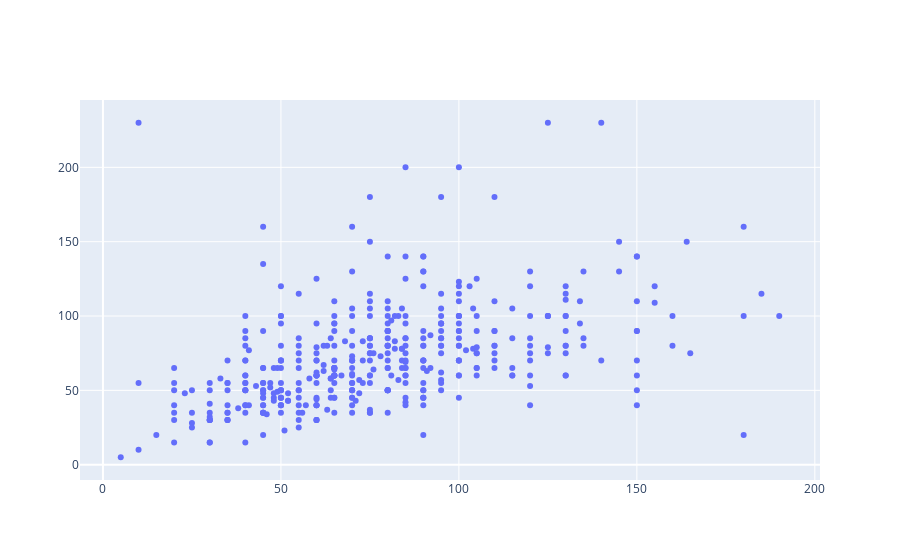

Here is the notebook cell this chart was saved with:
### Code cell
# Attack/defense of first 3 generations
scatter = go.Scatter(
    x = df[df['Generation'] < 4]['Attack'],
    y = df[df['Generation'] < 4]['Defense'],
    mode='markers'
)
fig = go.Figure(data=scatter);
fig.show()

### Figure 1 — Plotly figure (JSON) as saved in the notebook; plotly's stock layout.template omitted (floating-point values rounded to 4 significant figures; data arrays with more than 128 entries replaced by an {"elided": "..."} marker saying what was removed)
{"data": [{"mode": "markers", "type": "scatter", "x": {"elided": "432 int values"}, "y": {"elided": "432 int values"}}], "layout": {"autosize": true, "xaxis": {"autorange": true, "range": [-7.41, 202.4], "type": "linear"}, "yaxis": {"autorange": true, "range": [-13.57, 248.6], "type": "linear"}}}
